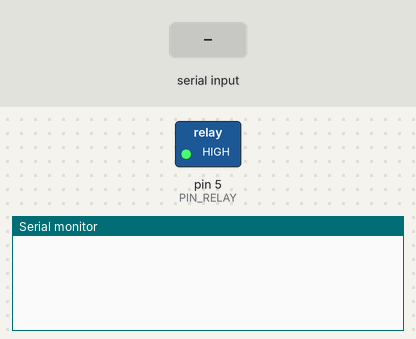
The sketch below on a simulated Arduino Uno, built with avr-gcc and run on an emulated ATmega328P. On the bench: switched loads named in the sketch (green lamp = pin HIGH), the last lines printed to the serial monitor. The test bench sets the inputs (shaded band).

Above: at 1.2 s.
1.3 s: "THRESHOLD_VOLTAGE_\n" received over Serial
At 2.5 s:
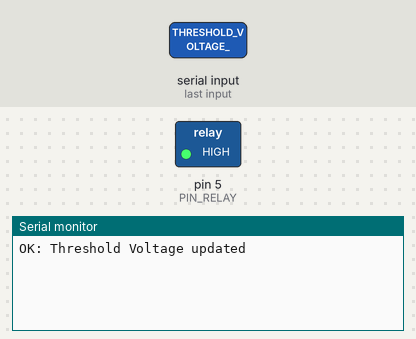
2.8 s: "THRESHOLD_CURRENT_\n" received over Serial
At 3.8 s:
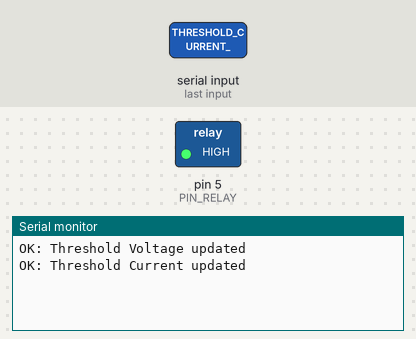
4.3 s: "RESET_RELAY\n" received over Serial
At 4.9 s:
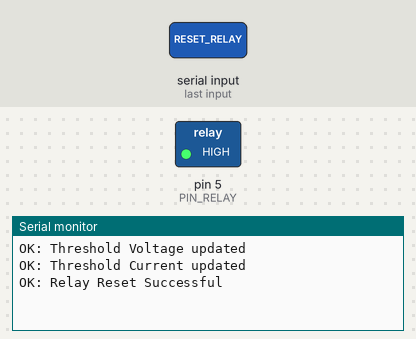

The sketch:

sketch.ino
```cpp
#include <Arduino.h>

#define PIN_RELAY 5

// setting the current and voltage threshold to 220V and 1A
float THRESHOLD_VOLTAGE     =   220;
float THRESHOLD_CURRENT     =   1;
float ADC_READING_VOLTAGE   =   0;
float ADC_READING_CURRENT   =   0;

String input = "";

void setup(){
    pinMode(PIN_RELAY, OUTPUT);
    digitalWrite(PIN_RELAY, HIGH);      //  indicating the relay is connected
    Serial.begin(115200);
}

void loop(){
    // read one character at a time
    while(Serial.available()){
        char c = Serial.read();

        if (c=='\n'){
            input.trim();
            handle_command(input);
            input = "";
        }else{
            input += c;
            if (input.length() > 64) input = ""; //safety
        }
    }
}

void handle_command(String cmd){

    // if the command is ping
    if(cmd.startsWith("THRESHOLD_VOLTAGE_")){
        String value_str = cmd.substring(18);
        THRESHOLD_VOLTAGE = value_str.toFloat();
        Serial.println("OK: Threshold Voltage updated");

    }else if(cmd.startsWith("THRESHOLD_CURRENT_")){
        // extract value after the prefix
        String value_str = cmd.substring(18);
        THRESHOLD_CURRENT = value_str.toFloat();
        Serial.println("OK: Threshold Current updated");

    }else if(cmd.startsWith("ADC_READOUT_VOLTAGE_")){
        // checking if the voltage triggers relay switch
        String value_str = cmd.substring(20);
        ADC_READING_VOLTAGE = value_str.toFloat();

        // comparing the voltage to the threshold
        if(ADC_READING_VOLTAGE > THRESHOLD_VOLTAGE){
            // now we turn off the relay setting the pin to LOW
            digitalWrite(PIN_RELAY, LOW);
            Serial.println("FAULT: Voltage Surge Detected. Relay OFF");
        }
        /*
        here we are setting the replay disconnected when the ADC reading is higher than
        the threshold voltage, But if its lower than the threshold voltage and the relay pin
        is already low and it was at HIGH position at the start that means it was
        previously flipped to low because of voltage surge. so we keep a manual RESET
        option to make it start running again.
        */

    }else if(cmd.startsWith("ADC_READOUT_CURRENT_")){
        // checking if the current triggers relay switch
        String value_str = cmd.substring(20);
        ADC_READING_CURRENT = value_str.toFloat();

        // comparing the current to threshold
        if(ADC_READING_CURRENT > THRESHOLD_CURRENT){
            // now we turn on the relay setting the pin to LOW
            digitalWrite(PIN_RELAY, LOW);
            Serial.println("FAULT: Over-current Detected. Relay OFF");
        }
    }else if(cmd == "RESET_RELAY"){
        // Here we reset the relay state to HIGH
        digitalWrite(PIN_RELAY, HIGH);
        Serial.println("OK: Relay Reset Successful");
    }
}
```

Measured:
- after the input at 1.3 s, the serial monitor: prints a new line at once (image 1)
- after the input at 2.8 s, the serial monitor: prints a new line at once (image 2)
- after the input at 4.3 s, the serial monitor: prints a new line at once (image 3)
